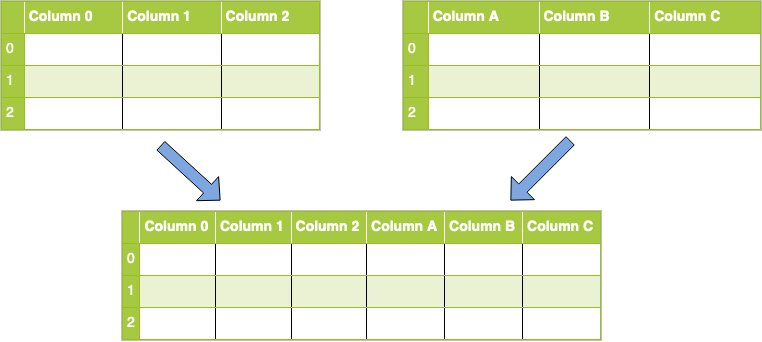
#> input picture data analysis day 3 - clean & merge/merge/column_concat.jpg, 762 x 342 px
$ python -i rotate.py   (imports and definitions only)
#> lines starting #> are read from the running program, lines starting #| are printed output that depends on the picture
#> further down, picture is the input picture: shape (342, 762, 3); mean B, G, R 214.5, 241, 234.3
import argparse # https://docs.python.org/3/library/argparse.html
import fitz # https://pymupdf.readthedocs.io/en/latest/the-basics.html
import cv2 # https://docs.opencv.org/3.4/d6/d00/tutorial_py_root.html
import numpy as np # https://numpy.org/doc/stable/
from fitz import Pixmap

def skew_correction(image):
    # Apply edge detection
    edges = cv2.Canny(image, 50, 150, apertureSize=3)
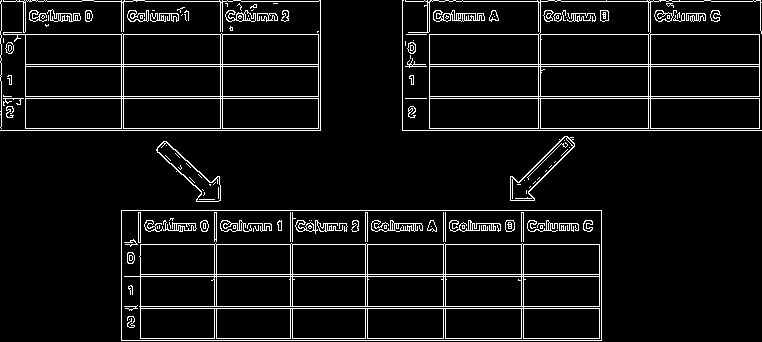
#> edges: shape (342, 762); 6.7% white in thin lines or dots

    # Detect lines in the image using Probabilistic Hough Line Transform
    lines = cv2.HoughLinesP(edges, 1, np.pi / 180, threshold=100, minLineLength=100, maxLineGap=10)
#> lines = 49 rows, first 6: [25, 128, 320, 128], [0, 34, 320, 34], [402, 98, 759, 98], [402, 130, 761, 130], [402, 64, 759, 64], [25, 66, 320, 66]

    # Calculate skew angle
    skew_angle = 0
    if lines is not None and len(lines) > 0:
        total_skew_angle = 0
        total_lines = len(lines)
#> total_lines = 49
        for line in lines:
            x1, y1, x2, y2 = line[0]
            angle = np.degrees(np.arctan2(y2 - y1, x2 - x1))
            total_skew_angle += angle
#> this loop made 49 passes
#> (x1, y1, x2, y2, angle, total_skew_angle) on passes 1 to 12: (25, 128, 320, 128, 0, 0), (0, 34, 320, 34, 0, 0), (402, 98, 759, 98, 0, 0), (402, 130, 761, 130, 0, 0), (402, 64, 759, 64, 0, 0), (25, 66, 320, 66, 0, 0), (94, 1, 320, 1, 0, 0), (121, 306, 601, 306, 0, 0), (25, 96, 320, 96, 0, 0), (140, 274, 601, 274, 0, 0), (140, 338, 601, 338, 0, 0), (121, 340, 601, 340, 0, 0)
#> after the loop, total_skew_angle = -2070
        skew_angle = total_skew_angle / total_lines
#> skew_angle = -42.24

    # Correct skew in the image
    (h, w) = image.shape[:2]
#> h = 342; w = 762
    center = (w // 2, h // 2)
#> center = (381, 171)
    rotation_matrix = cv2.getRotationMatrix2D(center, skew_angle, 1.0)
#> rotation_matrix = [[0.74, -0.672, 213.9], [0.672, 0.74, -211.7]]
    corrected_image = cv2.warpAffine(image, rotation_matrix, (w, h), flags=cv2.INTER_LINEAR, borderMode=cv2.BORDER_REPLICATE)
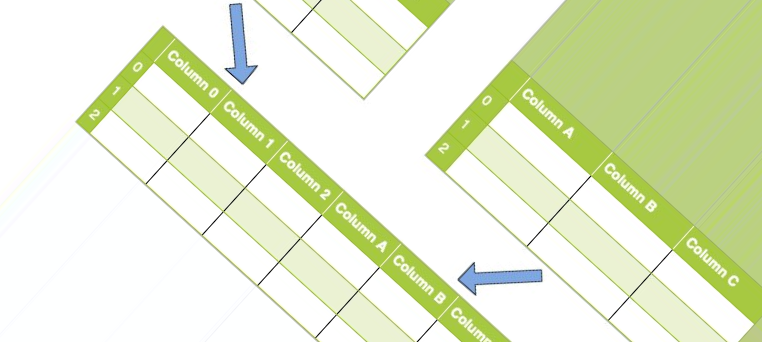
#> corrected_image: shape (342, 762, 3); mean B, G, R 206.3, 237.5, 229

    return corrected_image, skew_angle

# [61 lines left out: function main, not called in this run]

# [6 lines not run here, left out]

>>> import cv2
>>> picture = cv2.imread('../../data analysis day 3 - clean & merge/merge/column_concat.jpg')
>>> result = skew_correction(picture)
